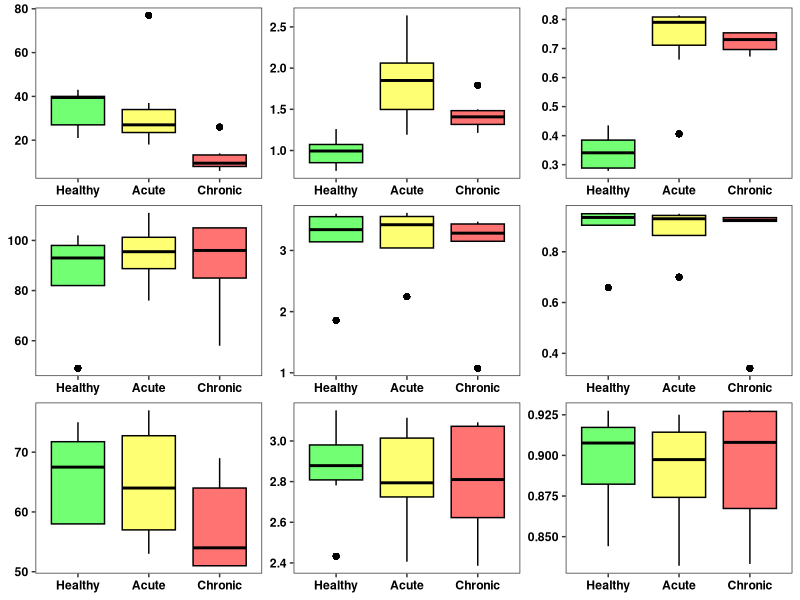

Source code (R):
library(readr)
library(tidyverse)
library(tidyr)
library(vegan)
library(cowplot)
library(ggpubr)
library(dplyr)

## Read in metadata and table
metadata <- read.delim("data/metadata.txt") %>% 
  mutate(Time_Point = case_when(Time_Point == 0 ~ "Healthy",
                                Time_Point == 6 ~ "Acute",
                                Time_Point == 36 ~ "Chronic")) %>% 
  mutate(Sample = case_when(Sample == "Fecal" ~ "Feces",
                            Sample == "OP" ~ "OP",
                            Sample == "BAL" ~ "BAL")) %>% 
  drop_na()

table <- read_tsv("data/feature_table.1488.txt", col_names = TRUE) %>% 
  rownames_to_column(var = "ASV") %>% 
  as.data.frame()
rownames(table) <- paste("ASV", table$ASV, sep = "")
metadata

alpha_metrics <- table %>% 
  dplyr::select(-c(ASV,featureid)) %>% 
  rownames_to_column(var = "ASV") %>% 
  pivot_longer(-ASV,
               names_to = "sampleid",
               values_to = "counts") %>% 
  group_by(sampleid) %>% 
  mutate(obs_richness = specnumber(counts)) %>%

  mutate(shannon_e = diversity(counts, 
                               index = "shannon",
                               base = exp(1))) %>% 
  
  mutate(simpson = diversity(counts, 
                             index = "simpson")) %>% 
  dplyr::select(-c(ASV, counts)) %>% 
  pivot_longer(-sampleid, names_to = "alpha_metric", values_to = "value") %>% 
  left_join(metadata, .)


alpha.sum.stats <- alpha_metrics %>% 
  group_by(Time_Point, alpha_metric, Sample) %>% 
  summarize(min = min(value),
            q1 = quantile(value, 0.25),
            median = median(value),
            mean = mean(value),
            q3 = quantile(value, 0.75),
            max = max(value),
            sd = sd(value)) %>% 
  arrange(alpha_metric, Sample)

write.csv(alpha.sum.stats, "data/alpha_summary_stats.csv",
          row.names = F)
  
## Richness Plots
alpha_metrics %>% 
  group_by(Sample, Time_Point) %>% 
  ggplot(aes(x = factor(Time_Point, levels = c("Healthy", "Acute", "Chronic")),
             y = value, 
             fill = Time_Point)) +
  geom_boxplot(aes(alpha = 0.5),
               color = "black") +

  facet_wrap(factor(Sample, levels = c("BAL", "OP", "Feces")) ~alpha_metric, 
             scales = "free",
             strip.position = "top",

  ) +

  scale_fill_manual(values = c("yellow", "red", "green")) +
  
  theme_bw() +
  
  theme(axis.title = element_blank(),
        axis.text = element_text(color = "black",
                                 face = "bold"),
        
        legend.position = "none",
        
        panel.background = element_blank(),
        panel.grid = element_blank(),

        strip.background = element_blank(),
        strip.text = element_blank()
        )

# ggsave("plots/alpha_diversity_labs.png",
#        dpi = 600,
#        width = 6,
#        height = 6,
#        units = c("in"))




